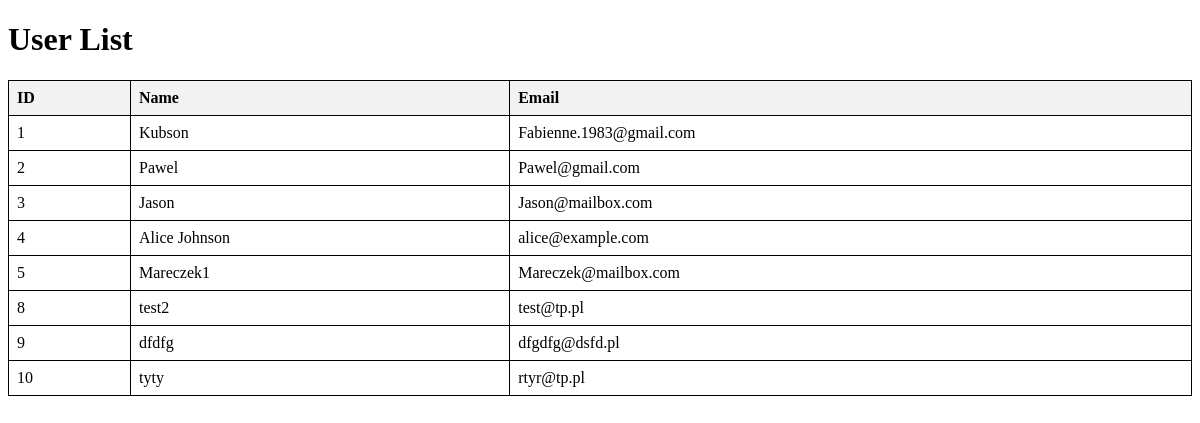
The app's page /users/, older data.
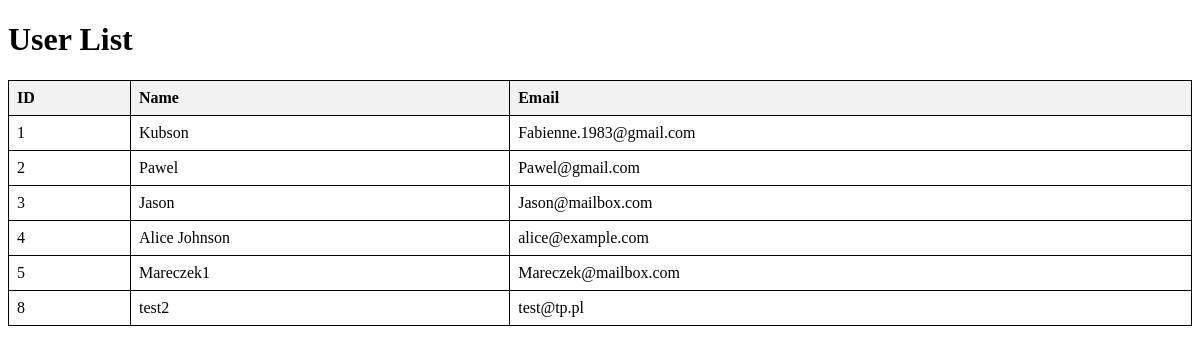
The same page, newer data.
### myapp/models.py (models this page shows, shortened)
class UserProfile(models.Model):
    name = models.CharField(max_length=100)
    email = models.EmailField(unique=True)

### myapp/views.py (the view)
# urls.py: path('users/', user_table_view, name='user-table'),  # User list page
def user_table_view(request):
    users = UserProfile.objects.all()  # Fetch all users from the database
    return render(request, 'myapp/user_list.html', {'users': users})

### myapp/templates/myapp/user_list.html (shortened to what this page needs)
{% load static %}
<!DOCTYPE html>
<html lang="en">
<head>
</head>
<body>
    <h1>User List</h1>
    <table>
        <thead>
            <tr>
                <th>ID</th>
                <th>Name</th>
                <th>Email</th>
            </tr>
        </thead>
        <tbody>
            {% for user in users %}
            <tr>
                <td>{{ user.id }}</td>
                <td>{{ user.name }}</td>
                <td>{{ user.email }}</td>
            </tr>
            {% empty %}
            <tr>
                <td colspan="3">No users available.</td>
            </tr>
            {% endfor %}
        </tbody>
    </table>
</body>
</html>

Row changes from the older to the newer data that the page shows:
removed UserProfile: id "9", name "dfdfg", email "dfgdfg@dsfd.pl"
removed UserProfile: id "10", name "tyty", email "rtyr@tp.pl"
